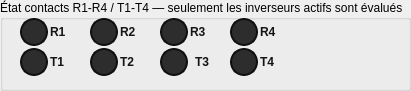
     <widget class="QGroupBox" name="groupBox_auto_leds">
      <property name="geometry">
       <rect>
        <x>10</x>
        <y>210</y>
        <width>411</width>
        <height>91</height>
       </rect>
      </property>
      <property name="title">
       <string>État contacts R1-R4 / T1-T4 — seulement les inverseurs actifs sont évalués</string>
      </property>
      <widget class="QLabel" name="label_auto_led_r1">
       <property name="geometry">
        <rect>
         <x>20</x>
         <y>18</y>
         <width>28</width>
         <height>28</height>
        </rect>
       </property>
       <property name="styleSheet">
        <string>background-color: rgb(45,45,45); border: 2px solid rgb(15,15,15); border-radius: 14px;</string>
       </property>
       <property name="text">
        <string/>
       </property>
       <property name="alignment">
        <set>Qt::AlignmentFlag::AlignCenter</set>
       </property>
      </widget>
      <widget class="QLabel" name="label_auto_txt_r1">
       <property name="geometry">
        <rect>
         <x>50</x>
         <y>20</y>
         <width>36</width>
         <height>24</height>
        </rect>
       </property>
       <property name="styleSheet">
        <string>font-weight: bold; color: rgb(20,20,20);</string>
       </property>
       <property name="text">
        <string>R1</string>
       </property>
       <property name="alignment">
        <set>Qt::AlignmentFlag::AlignLeading|Qt::AlignmentFlag::AlignLeft|Qt::AlignmentFlag::AlignVCenter</set>
       </property>
      </widget>
      <widget class="QLabel" name="label_auto_led_r2">
       <property name="geometry">
        <rect>
         <x>90</x>
         <y>18</y>
         <width>28</width>
         <height>28</height>
        </rect>
       </property>
       <property name="styleSheet">
        <string>background-color: rgb(45,45,45); border: 2px solid rgb(15,15,15); border-radius: 14px;</string>
       </property>
       <property name="text">
        <string/>
       </property>
       <property name="alignment">
        <set>Qt::AlignmentFlag::AlignCenter</set>
       </property>
      </widget>
      <widget class="QLabel" name="label_auto_txt_r2">
       <property name="geometry">
        <rect>
         <x>120</x>
         <y>20</y>
         <width>36</width>
         <height>24</height>
        </rect>
       </property>
       <property name="styleSheet">
        <string>font-weight: bold; color: rgb(20,20,20);</string>
       </property>
       <property name="text">
        <string>R2</string>
       </property>
       <property name="alignment">
        <set>Qt::AlignmentFlag::AlignLeading|Qt::AlignmentFlag::AlignLeft|Qt::AlignmentFlag::AlignVCenter</set>
       </property>
      </widget>
      <widget class="QLabel" name="label_auto_led_r3">
       <property name="geometry">
        <rect>
         <x>160</x>
         <y>18</y>
         <width>28</width>
         <height>28</height>
        </rect>
       </property>
       <property name="styleSheet">
        <string>background-color: rgb(45,45,45); border: 2px solid rgb(15,15,15); border-radius: 14px;</string>
       </property>
       <property name="text">
        <string/>
       </property>
       <property name="alignment">
        <set>Qt::AlignmentFlag::AlignCenter</set>
       </property>
      </widget>
      <widget class="QLabel" name="label_auto_txt_r3">
       <property name="geometry">
        <rect>
         <x>190</x>
         <y>20</y>
         <width>36</width>
         <height>24</height>
        </rect>
       </property>
       <property name="styleSheet">
        <string>font-weight: bold; color: rgb(20,20,20);</string>
       </property>
       <property name="text">
        <string>R3</string>
       </property>
       <property name="alignment">
        <set>Qt::AlignmentFlag::AlignLeading|Qt::AlignmentFlag::AlignLeft|Qt::AlignmentFlag::AlignVCenter</set>
       </property>
      </widget>
      <widget class="QLabel" name="label_auto_led_r4">
       <property name="geometry">
        <rect>
         <x>230</x>
         <y>18</y>
         <width>28</width>
         <height>28</height>
        </rect>
       </property>
       <property name="styleSheet">
        <string>background-color: rgb(45,45,45); border: 2px solid rgb(15,15,15); border-radius: 14px;</string>
       </property>
       <property name="text">
        <string/>
       </property>
       <property name="alignment">
        <set>Qt::AlignmentFlag::AlignCenter</set>
       </property>
      </widget>
      <widget class="QLabel" name="label_auto_txt_r4">
       <property name="geometry">
        <rect>
         <x>260</x>
         <y>20</y>
         <width>36</width>
         <height>24</height>
        </rect>
       </property>
       <property name="styleSheet">
        <string>font-weight: bold; color: rgb(20,20,20);</string>
       </property>
       <property name="text">
        <string>R4</string>
       </property>
       <property name="alignment">
        <set>Qt::AlignmentFlag::AlignLeading|Qt::AlignmentFlag::AlignLeft|Qt::AlignmentFlag::AlignVCenter</set>
       </property>
      </widget>
      <widget class="QLabel" name="label_auto_led_t1">
       <property name="geometry">
        <rect>
         <x>20</x>
         <y>48</y>
         <width>28</width>
         <height>28</height>
        </rect>
       </property>
       <property name="styleSheet">
        <string>background-color: rgb(45,45,45); border: 2px solid rgb(15,15,15); border-radius: 14px;</string>
       </property>
       <property name="text">
        <string/>
       </property>
       <property name="alignment">
        <set>Qt::AlignmentFlag::AlignCenter</set>
       </property>
      </widget>
      <widget class="QLabel" name="label_auto_txt_t1">
       <property name="geometry">
        <rect>
         <x>50</x>
         <y>50</y>
         <width>36</width>
         <height>24</height>
        </rect>
       </property>
       <property name="styleSheet">
        <string>font-weight: bold; color: rgb(20,20,20);</string>
       </property>
       <property name="text">
        <string>T1</string>
       </property>
       <property name="alignment">
        <set>Qt::AlignmentFlag::AlignLeading|Qt::AlignmentFlag::AlignLeft|Qt::AlignmentFlag::AlignVCenter</set>
       </property>
      </widget>
      <widget class="QLabel" name="label_auto_led_t2">
       <property name="geometry">
        <rect>
         <x>90</x>
         <y>48</y>
         <width>28</width>
         <height>28</height>
        </rect>
       </property>
       <property name="styleSheet">
        <string>background-color: rgb(45,45,45); border: 2px solid rgb(15,15,15); border-radius: 14px;</string>
       </property>
       <property name="text">
        <string/>
       </property>
       <property name="alignment">
        <set>Qt::AlignmentFlag::AlignCenter</set>
       </property>
      </widget>
      <widget class="QLabel" name="label_auto_txt_t2">
       <property name="geometry">
        <rect>
         <x>120</x>
         <y>50</y>
         <width>36</width>
         <height>24</height>
        </rect>
       </property>
       <property name="styleSheet">
        <string>font-weight: bold; color: rgb(20,20,20);</string>
       </property>
       <property name="text">
        <string>T2</string>
       </property>
       <property name="alignment">
        <set>Qt::AlignmentFlag::AlignLeading|Qt::AlignmentFlag::AlignLeft|Qt::AlignmentFlag::AlignVCenter</set>
       </property>
      </widget>
      <widget class="QLabel" name="label_auto_led_t3">
       <property name="geometry">
        <rect>
         <x>160</x>
         <y>48</y>
         <width>28</width>
         <height>28</height>
        </rect>
       </property>
       <property name="styleSheet">
        <string>background-color: rgb(45,45,45); border: 2px solid rgb(15,15,15); border-radius: 14px;</string>
       </property>
       <property name="text">
        <string/>
       </property>
       <property name="alignment">
        <set>Qt::AlignmentFlag::AlignCenter</set>
       </property>
      </widget>
      <widget class="QLabel" name="label_auto_txt_t3">
       <property name="geometry">
        <rect>
         <x>195</x>
         <y>50</y>
         <width>31</width>
         <height>24</height>
        </rect>
       </property>
       <property name="styleSheet">
        <string>font-weight: bold; color: rgb(20,20,20);</string>
       </property>
       <property name="text">
        <string>T3</string>
       </property>
       <property name="alignment">
        <set>Qt::AlignmentFlag::AlignLeading|Qt::AlignmentFlag::AlignLeft|Qt::AlignmentFlag::AlignVCenter</set>
       </property>
      </widget>
      <widget class="QLabel" name="label_auto_led_t4">
       <property name="geometry">
        <rect>
         <x>230</x>
         <y>48</y>
         <width>28</width>
         <height>28</height>
        </rect>
       </property>
       <property name="styleSheet">
        <string>background-color: rgb(45,45,45); border: 2px solid rgb(15,15,15); border-radius: 14px;</string>
       </property>
       <property name="text">
        <string/>
       </property>
       <property name="alignment">
        <set>Qt::AlignmentFlag::AlignCenter</set>
       </property>
      </widget>
      <widget class="QLabel" name="label_auto_txt_t4">
       <property name="geometry">
        <rect>
         <x>260</x>
         <y>50</y>
         <width>36</width>
         <height>24</height>
        </rect>
       </property>
       <property name="styleSheet">
        <string>font-weight: bold; color: rgb(20,20,20);</string>
       </property>
       <property name="text">
        <string>T4</string>
       </property>
       <property name="alignment">
        <set>Qt::AlignmentFlag::AlignLeading|Qt::AlignmentFlag::AlignLeft|Qt::AlignmentFlag::AlignVCenter</set>
       </property>
      </widget>
     </widget>
